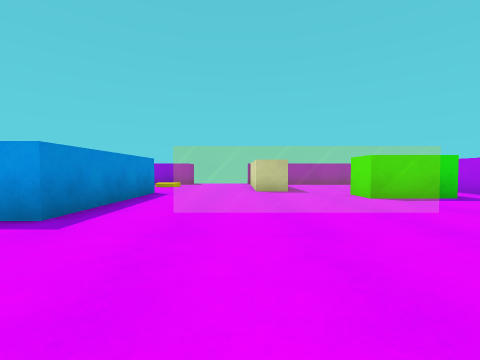
[1] (above)

16 first-person views from a walk through a 3-D level made in the Unity game engine. The camera is 0.62 m above the floor, tilts 2° down and sees 90° across. The floor is counted in squares, 1 m on a side. Each view is taken from the middle of a square. On the plan, view 1 faces up. The plan holds only what a view shows up to about 9 squares ahead; the rest is blank. Surface patterns are stand-ins for the level's own textures.

[2]
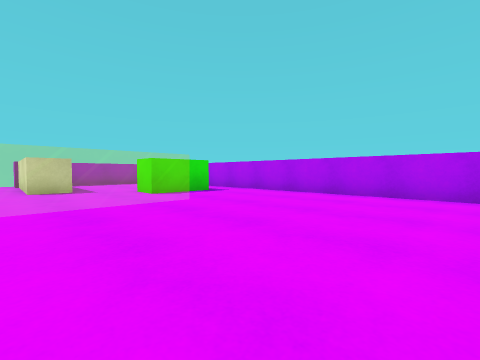

[3]
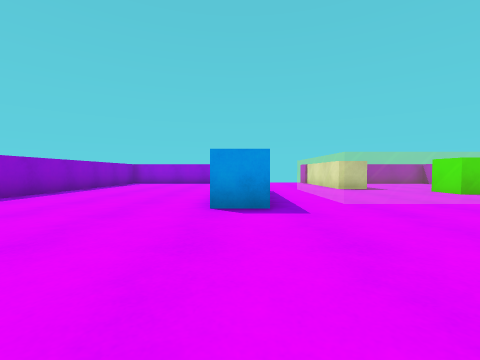

[4]
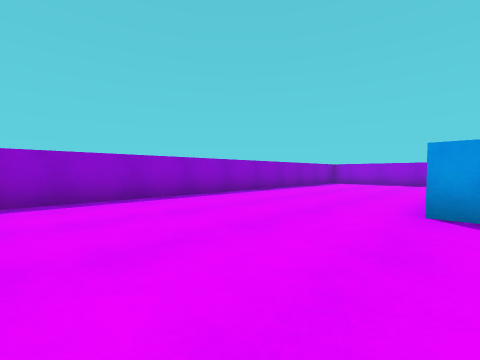

[5]
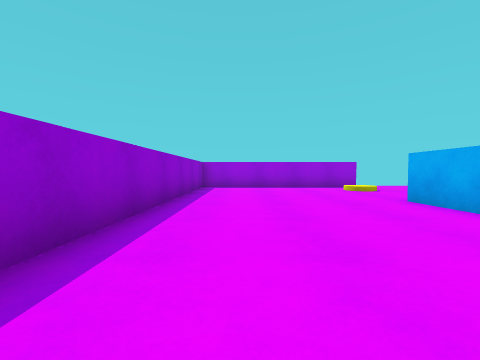

[6]
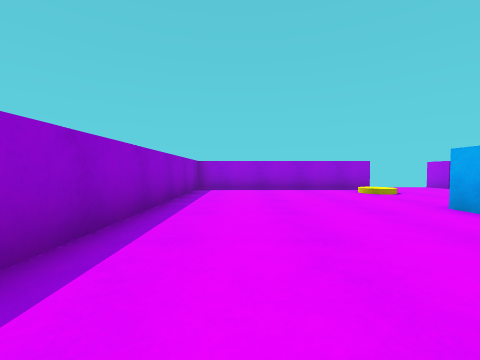

[7]
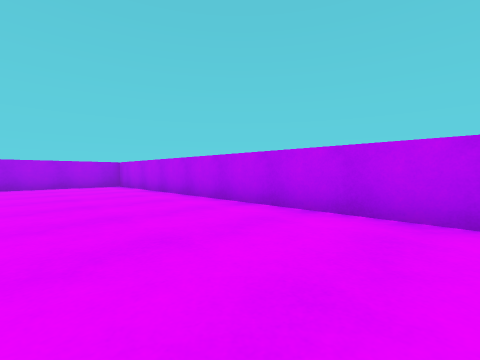

[8]
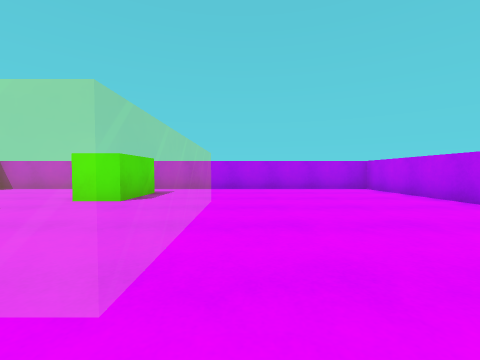

[9]
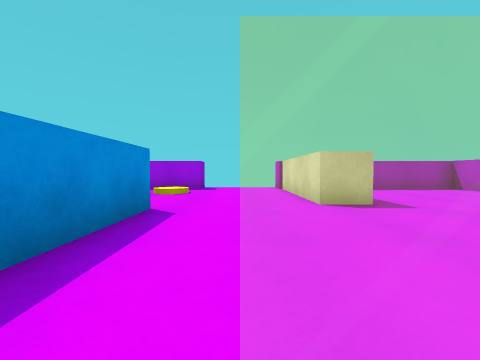

[10]
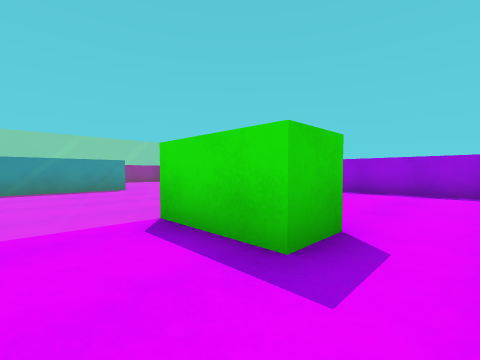

[11]
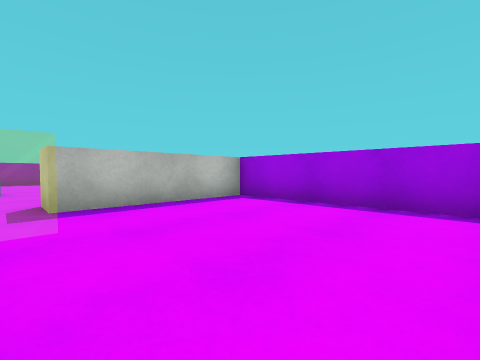

[12]
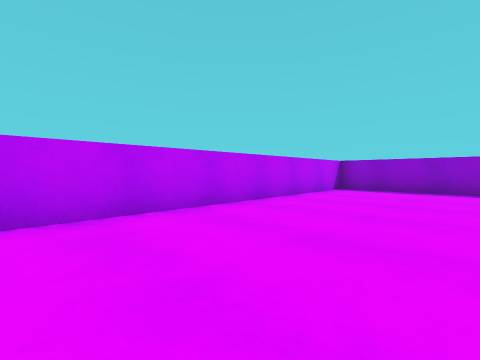

[13]
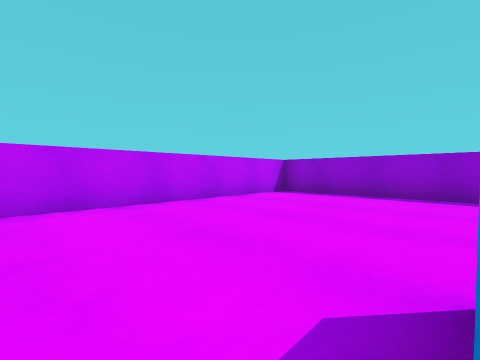

[14]
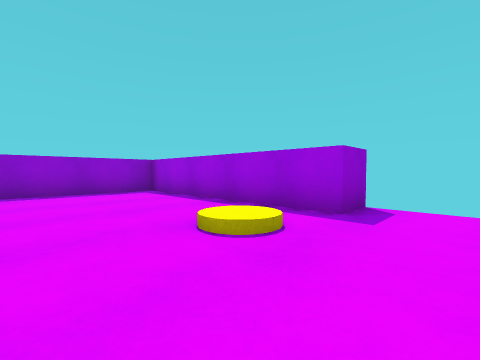

[15]
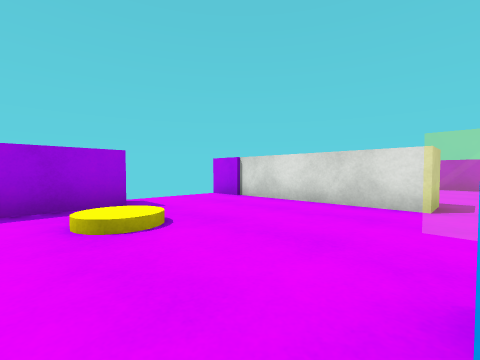

[16]
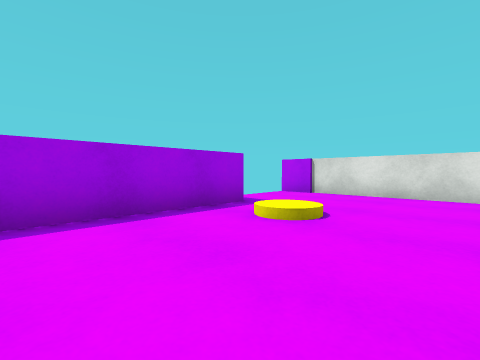

### Floor plan
Key: @ floor where view 1 was taken; # wall or solid block; . floor; = window, fence, low wall or low ledge; B green block; C yellow cylinder.
Columns run from 9 left of view 1 to 7 right of it. Each row starts with its distance up from view 1.
 13       #   #
 12 #######...#######
 11 #.........#.....#
 10 #.....C...#.....#
  9 #.........#.....#
  8 #.........#.....#
  7 #.......=====...#
  6 #.....#.=====BB.#
  5 #.....#.=====...#
  4 #.....#.=====...#
  3 #.....#.........#
  2 #...............#
  1 #...............#
  0 #........@......#
 -1 #...............#
 -2 #################

Positions as (right, up) in squares from view 1, and headings:
1: (0, 0), facing up
2: (0, -1), facing up-right
3: (-3, -1), facing up
4: (-3, -1), facing up-left
5: (-7, 2), facing up
6: (-7, 3), facing up
7: (-4, 2), facing down-right
8: (-2, 3), facing right
9: (-1, 3), facing up
10: (6, 4), facing up-left
11: (6, 7), facing up-left
12: (0, 2), facing down-left
13: (-2, 3), facing down-left
14: (-1, 8), facing up-left
15: (-4, 7), facing up-right
16: (-6, 8), facing up-right
